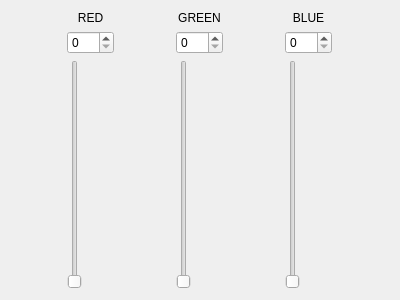
<?xml version="1.0" encoding="UTF-8"?>
<ui version="4.0">
 <class>Form</class>
 <widget class="QWidget" name="Form">
  <property name="geometry">
   <rect>
    <x>0</x>
    <y>0</y>
    <width>400</width>
    <height>300</height>
   </rect>
  </property>
  <property name="windowTitle">
   <string>Form</string>
  </property>
  <layout class="QHBoxLayout" name="horizontalLayout">
   <item>
    <layout class="QGridLayout" name="gridLayout">
     <item row="0" column="0">
      <widget class="QLabel" name="label">
       <property name="text">
        <string>RED</string>
       </property>
       <property name="alignment">
        <set>Qt::AlignCenter</set>
       </property>
      </widget>
     </item>
     <item row="1" column="0">
      <widget class="QSpinBox" name="spinBox">
       <property name="maximum">
        <number>255</number>
       </property>
      </widget>
     </item>
     <item row="2" column="0">
      <widget class="QSlider" name="verticalSlider">
       <property name="maximum">
        <number>256</number>
       </property>
       <property name="orientation">
        <enum>Qt::Vertical</enum>
       </property>
      </widget>
     </item>
    </layout>
   </item>
   <item>
    <layout class="QGridLayout" name="gridLayout_2">
     <item row="2" column="0">
      <widget class="QSlider" name="verticalSlider_2">
       <property name="maximum">
        <number>256</number>
       </property>
       <property name="orientation">
        <enum>Qt::Vertical</enum>
       </property>
      </widget>
     </item>
     <item row="1" column="0">
      <widget class="QSpinBox" name="spinBox_2">
       <property name="maximum">
        <number>255</number>
       </property>
      </widget>
     </item>
     <item row="0" column="0">
      <widget class="QLabel" name="label_2">
       <property name="text">
        <string>GREEN</string>
       </property>
       <property name="alignment">
        <set>Qt::AlignCenter</set>
       </property>
      </widget>
     </item>
    </layout>
   </item>
   <item>
    <layout class="QGridLayout" name="gridLayout_3">
     <item row="0" column="0">
      <widget class="QLabel" name="label_3">
       <property name="text">
        <string>BLUE</string>
       </property>
       <property name="alignment">
        <set>Qt::AlignCenter</set>
       </property>
      </widget>
     </item>
     <item row="1" column="0">
      <widget class="QSpinBox" name="spinBox_3">
       <property name="maximum">
        <number>255</number>
       </property>
      </widget>
     </item>
     <item row="2" column="0">
      <widget class="QSlider" name="verticalSlider_3">
       <property name="orientation">
        <enum>Qt::Vertical</enum>
       </property>
      </widget>
     </item>
    </layout>
   </item>
  </layout>
 </widget>
 <resources/>
 <connections>
  <connection>
   <sender>verticalSlider</sender>
   <signal>valueChanged(int)</signal>
   <receiver>spinBox</receiver>
   <slot>setValue(int)</slot>
   <hints>
    <hint type="sourcelabel">
     <x>56</x>
     <y>172</y>
    </hint>
    <hint type="destinationlabel">
     <x>61</x>
     <y>40</y>
    </hint>
   </hints>
  </connection>
  <connection>
   <sender>verticalSlider_2</sender>
   <signal>valueChanged(int)</signal>
   <receiver>spinBox_2</receiver>
   <slot>setValue(int)</slot>
   <hints>
    <hint type="sourcelabel">
     <x>185</x>
     <y>172</y>
    </hint>
    <hint type="destinationlabel">
     <x>195</x>
     <y>37</y>
    </hint>
   </hints>
  </connection>
  <connection>
   <sender>verticalSlider_3</sender>
   <signal>valueChanged(int)</signal>
   <receiver>spinBox_3</receiver>
   <slot>setValue(int)</slot>
   <hints>
    <hint type="sourcelabel">
     <x>309</x>
     <y>139</y>
    </hint>
    <hint type="destinationlabel">
     <x>329</x>
     <y>38</y>
    </hint>
   </hints>
  </connection>
 </connections>
</ui>
